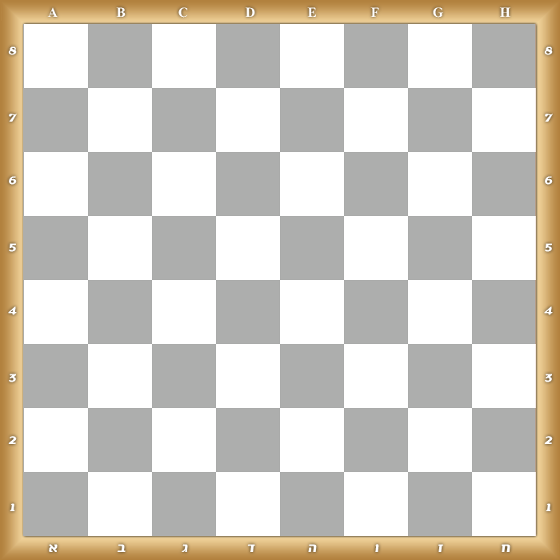
#> input picture n.png, 560 x 560 px
$ python hough_transform_main.py
#> lines starting #> are read from the running program, lines starting #| are printed output that depends on the picture
### houghTransform.py
import cv2
from matplotlib import pyplot as plt
import numpy as np


def insert(point,all_lines):
    if point in all_lines:
        all_lines[point] += 1
    else:
        all_lines[point] = 1

def HoughLines(img, angle, threshold):
    lines = []
    y_idxs, x_idxs = np.nonzero(img) # return all the index that not zero in the image (mask)
    thetas = angle * (np.arange(-(np.pi / (angle * 2)), (np.pi / (angle * 2))))
    cos_t = np.cos(thetas)
    sin_t = np.sin(thetas)

    accumulator = {}
    [insert((round(x_idxs[i] * cos_t[t]+ y_idxs[i] * sin_t[t]), thetas[t]), accumulator) for i in range(y_idxs.size) for
     t in range(thetas.size)]
    list = [key for (key, value) in accumulator.items() if value >= threshold]
    return np.asarray(list)

def HoughTransform(inputfile, outputfile = 'output.png', cannythreshold = 50):
    dst = cv2.Canny(inputfile, cannythreshold, 200, 3)
    # opencv implementation
    #lines = cv2.HoughLines(dst, 1, (np.pi)/180, 100, 30, 0 )[:,0,:]

    # my implementation
    lines = HoughLines(dst, (np.pi) / 180, 150)
    show_hough_line(lines,inputfile,dst,outputfile)
# [26 lines left out: function show_hough_line, not called in this run]

### hough_transform_main.py
import cv2
from houghTransform import *
if __name__ == '__main__':
    imgpath = 'n.png'
    img = cv2.imread(imgpath)
#> img is the input picture: shape (560, 560, 3); mean B, G, R 196.2, 206.3, 212.1
    HoughTransform(img)
#> in HoughTransform, `dst = cv2.Canny(inputfile, cannythreshold, 200, 3)`:
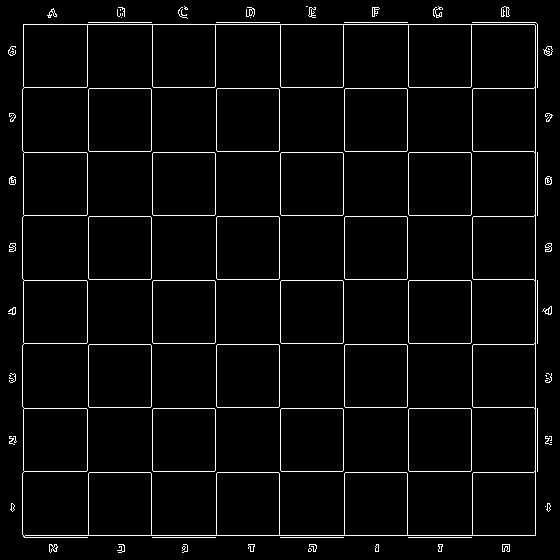
#> dst: shape (560, 560); 3.5% white in thin lines or dots
#> in HoughLines, `y_idxs, x_idxs = np.nonzero(img)`: y_idxs = 10824 values from 6 to 552; x_idxs = 10824 values, max 552 at index 1376, min 8 at index 1377, mean 285.9
#> (the run stopped early here; a loop or call above may not have finished)
